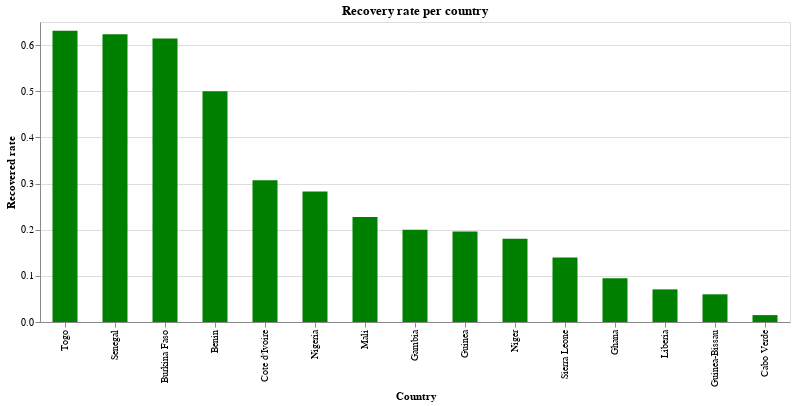

Write notebook code for a chart like this one.
### Markdown cell above
### Recovery rate per country

### Code cell
alt.Chart(source).mark_bar(size = 25).encode(x = alt.X('Country', sort='-y'), y = 'Recovered rate', color = alt.value('green'),).properties(width = alt.Step(50), height = 300, title = 'Recovery rate per country').interactive()

### Figure 1 — Vega-Lite specification as saved in the notebook (floating-point values rounded to 4 significant figures)
{"config": {"view": {"continuousWidth": 400, "continuousHeight": 300}}, "data": {"name": "data-96d72c53f4e357daf33d0548ac11261c"}, "mark": {"type": "bar", "size": 25}, "encoding": {"color": {"value": "green"}, "x": {"type": "nominal", "field": "Country", "sort": "-y"}, "y": {"type": "quantitative", "field": "Recovered rate"}}, "height": 300, "selection": {"selector008": {"type": "interval", "bind": "scales", "encodings": ["x", "y"]}}, "title": "Recovery rate per country", "width": {"step": 50}, "$schema": "https://vega.github.io/schema/vega-lite/v4.0.2.json", "datasets": {"data-96d72c53f4e357daf33d0548ac11261c": [{"Country": "Ghana", "Lat": 7.947, "Long": -1.023, "Date": "2020-04-20T00:00:00", "Confirmed_cases": 1042, "Dead": 9, "Recovered": 99, "ill people": 943, "Death rate": 0.008637, "Recovered rate": 0.09501}, {"Country": "Cote d'Ivoire", "Lat": 7.54, "Long": -5.547, "Date": "2020-04-20T00:00:00", "Confirmed_cases": 847, "Dead": 9, "Recovered": 260, "ill people": 587, "Death rate": 0.01063, "Recovered rate": 0.307}, {"Country": "Nigeria", "Lat": 9.082, "Long": 8.675, "Date": "2020-04-20T00:00:00", "Confirmed_cases": 665, "Dead": 22, "Recovered": 188, "ill people": 477, "Death rate": 0.03308, "Recovered rate": 0.2827}, {"Country": "Niger", "Lat": 17.61, "Long": 8.082, "Date": "2020-04-20T00:00:00", "Confirmed_cases": 648, "Dead": 20, "Recovered": 117, "ill people": 531, "Death rate": 0.03086, "Recovered rate": 0.1806}, {"Country": "Guinea", "Lat": 9.946, "Long": -9.697, "Date": "2020-04-20T00:00:00", "Confirmed_cases": 622, "Dead": 5, "Recovered": 122, "ill people": 500, "Death rate": 0.008039, "Recovered rate": 0.1961}, {"Country": "Burkina Faso", "Lat": 12.24, "Long": -1.562, "Date": "2020-04-20T00:00:00", "Confirmed_cases": 581, "Dead": 38, "Recovered": 357, "ill people": 224, "Death rate": 0.0654, "Recovered rate": 0.6145}, {"Country": "Senegal", "Lat": 14.5, "Long": -14.45, "Date": "2020-04-20T00:00:00", "Confirmed_cases": 377, "Dead": 5, "Recovered": 235, "ill people": 142, "Death rate": 0.01326, "Recovered rate": 0.6233}, {"Country": "Mali", "Lat": 17.57, "Long": -3.996, "Date": "2020-04-20T00:00:00", "Confirmed_cases": 246, "Dead": 14, "Recovered": 56, "ill people": 190, "Death rate": 0.05691, "Recovered rate": 0.2276}, {"Country": "Liberia", "Lat": 6.428, "Long": -9.43, "Date": "2020-04-20T00:00:00", "Confirmed_cases": 99, "Dead": 8, "Recovered": 7, "ill people": 92, "Death rate": 0.08081, "Recovered rate": 0.07071}, {"Country": "Togo", "Lat": 8.62, "Long": 0.8248, "Date": "2020-04-20T00:00:00", "Confirmed_cases": 84, "Dead": 6, "Recovered": 53, "ill people": 31, "Death rate": 0.07143, "Recovered rate": 0.631}, {"Country": "Cabo Verde", "Lat": 16.54, "Long": -23.04, "Date": "2020-04-20T00:00:00", "Confirmed_cases": 67, "Dead": 1, "Recovered": 1, "ill people": 66, "Death rate": 0.01493, "Recovered rate": 0.01493}, {"Country": "Benin", "Lat": 9.308, "Long": 2.316, "Date": "2020-04-20T00:00:00", "Confirmed_cases": 54, "Dead": 1, "Recovered": 27, "ill people": 27, "Death rate": 0.01852, "Recovered rate": 0.5}, {"Country": "Guinea-Bissau", "Lat": 11.8, "Long": -15.18, "Date": "2020-04-20T00:00:00", "Confirmed_cases": 50, "Dead": 0, "Recovered": 3, "ill people": 47, "Death rate": 0.0, "Recovered rate": 0.06}, {"Country": "Sierra Leone", "Lat": 8.461, "Long": -11.78, "Date": "2020-04-20T00:00:00", "Confirmed_cases": 43, "Dead": 0, "Recovered": 6, "ill people": 37, "Death rate": 0.0, "Recovered rate": 0.1395}, {"Country": "Gambia", "Lat": 13.44, "Long": -15.31, "Date": "2020-04-20T00:00:00", "Confirmed_cases": 10, "Dead": 1, "Recovered": 2, "ill people": 8, "Death rate": 0.1, "Recovered rate": 0.2}]}}
